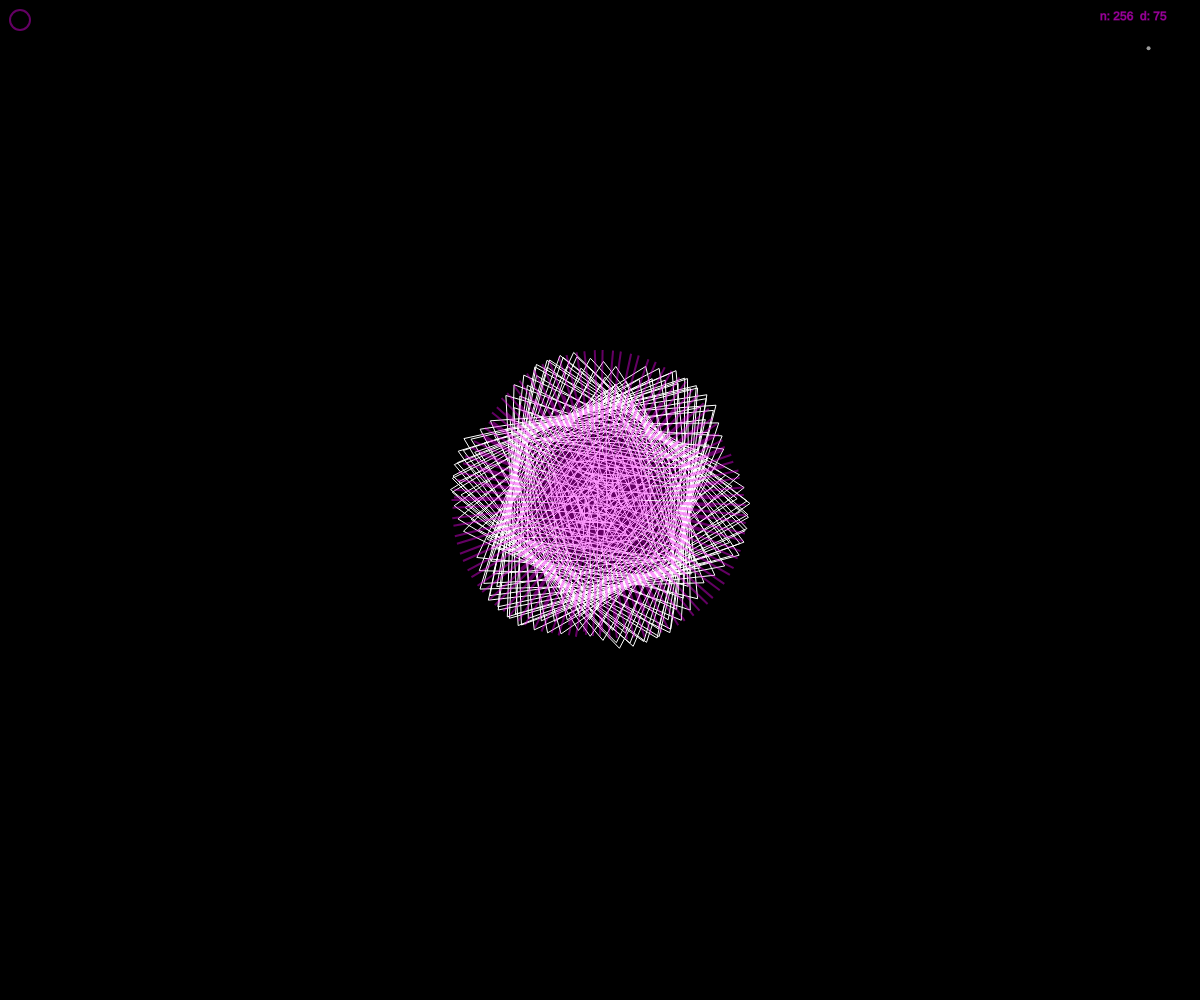
Frame 1 (no input)
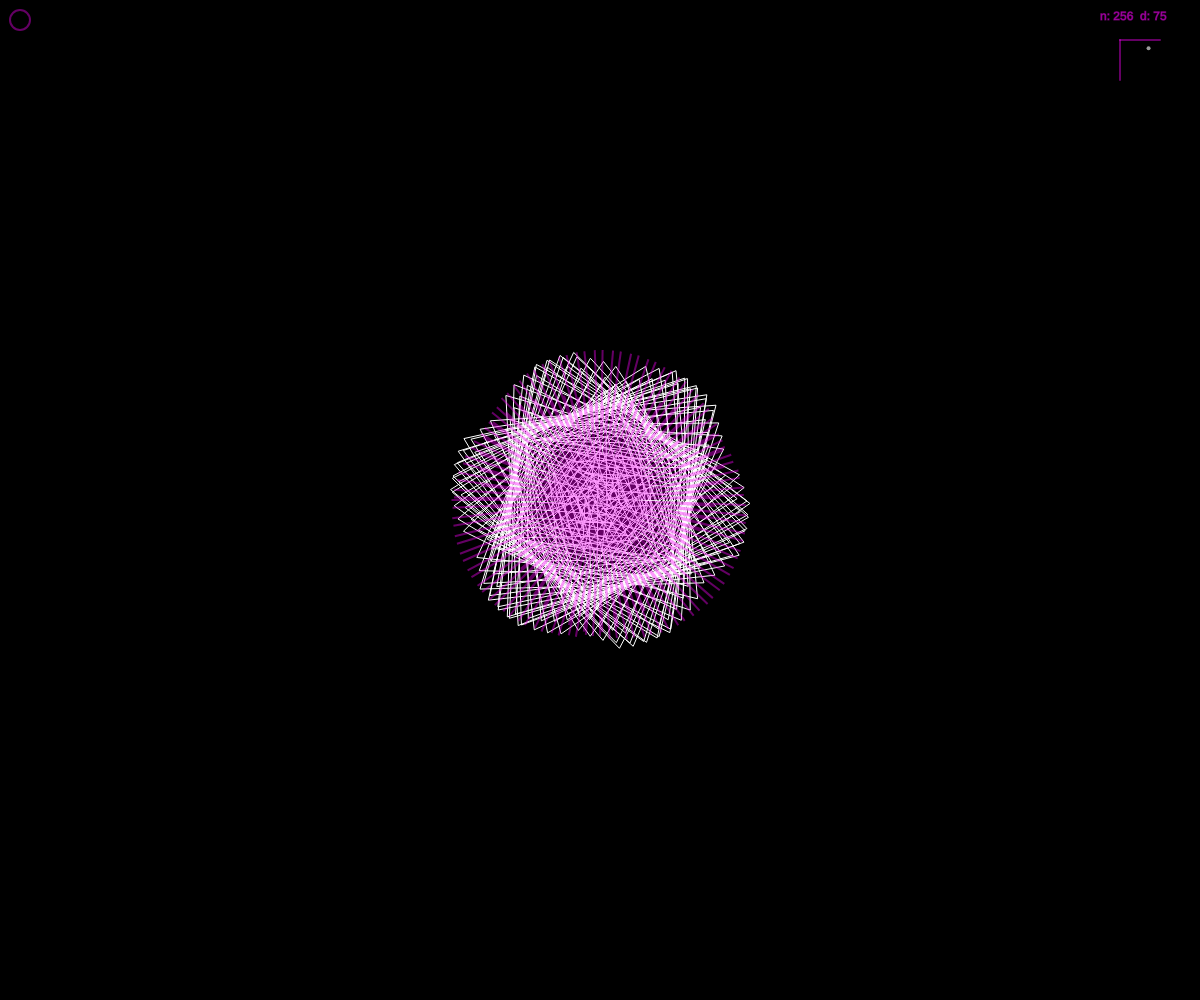
Frame 60 (no input)
Frame 120 (the mouse pressed at the canvas centre since frame 60): identical to frame 60, image omitted

The p5.js sketch that drew these frames (run headless with seeded random() and noise() and a simulated clock; from frame 60 on, the mouse is pressed at the canvas centre):

// p5.js sketch
// ── sketch.js
let n;
let d;
let isPlaying;

function setup(){
	createCanvas(windowWidth, windowHeight);
	angleMode(DEGREES);
	n = random(1, 359);
	d = random(1, 359);
	isPlaying = false;
}

function draw(){
	background(0);

	push();
	noFill();
	stroke(255, 0, 255, 100);
	strokeWeight(2);
	circle(20, 20, 20);
	pop();

	if(isPlaying){
		push();
		noStroke();
		fill(255);
		circle(20, 20, 12);
		pop();

		play();
	}

	push();	
	fill(255, 0, 255, 100);
	stroke(255, 0, 255, 100);
	strokeWeight(1);
	text('n: '+ floor(n) +'  d: ' + floor(d), width - 100, 20);
	pop();

	push();
	translate(width-80, 40);
	line(0, 0, 0, 40);
	line(0, 0, 40, 0);
	stroke(155);
	strokeWeight(4);
	point(map(n, 1, 359, 0, 40), map(d, 1, 359, 0, 40));
	pop();
	
	translate(width/2, height/2);

	if(keyIsDown(32)){
		play();
	}

	noFill();
	stroke(255);
	strokeWeight(1);
	beginShape();
	for(let i = 0; i < 361; i++){
		let k = i * d;
		let r = 150 * sin(n*k);
		let x = r * cos(k);
		let y = r * sin(k);
		vertex(x, y);
	}
	endShape();

	noFill();
	stroke(255, 0, 255, 100);
	strokeWeight(2);
	beginShape();
	for(let i = 0; i < 361; i++){
		let k = i;
		let r = 150 * sin(n*k);
		let x = r * cos(k);
		let y = r * sin(k);
		vertex(x, y);
	}
	endShape();
}

function mouseDragged(){
	if((mouseX <= width && mouseX >= 0) && (mouseY <= height && mouseY >=0)){
		n = map(mouseX, 0, width, 1, 359);
		d = map(mouseY, 0, height, 1, 359);
	}
}

function mouseClicked(){
	let r = 20/2;
	if(sqrt(((mouseX-20)*(mouseX-20) + (mouseY-20)*(mouseY-20))) < r){
		isPlaying = !isPlaying;
	}
}

function play(){
	n = random(359);
	d = random(359);
}

function windowResized() {
  resizeCanvas(windowWidth, windowHeight);
}
